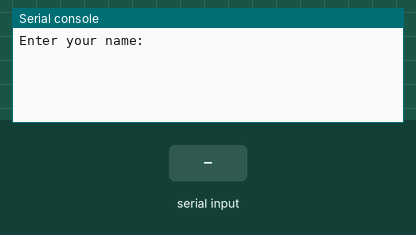
This program was run on a simulated BBC micro:bit running MicroPython. Shown: the last lines printed to the serial console. The inputs (shaded band) are chosen by the test bench. At 6.8 s the program stops and its outputs stay as they are.

Above: at 2.2 s.
2.3 s: "5" typed at the serial console, then Enter
At 3.4 s:
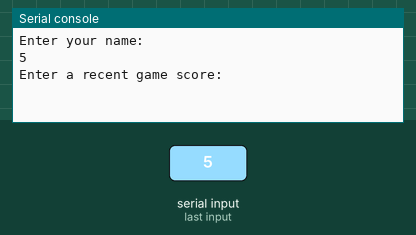
3.8 s: "90" typed at the serial console, then Enter
At 4.5 s:
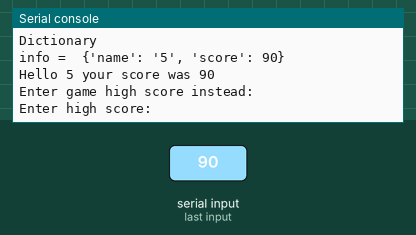
5.3 s: "200" typed at the serial console, then Enter
At 5.6 s:
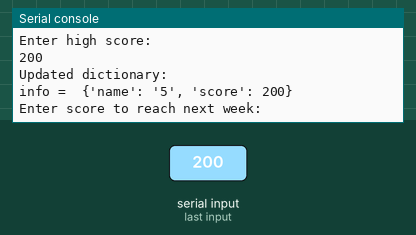
6.8 s: "1" typed at the serial console, then Enter
At 8.0 s:
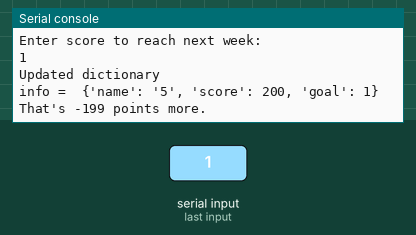
Timing chart, 0 to 8.3 s (numbered marks = the images above; inputs shaded):
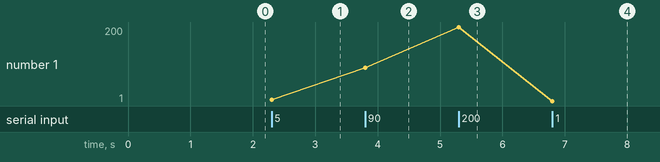

Measured:
- after the input at 2.3 s, the serial console: prints a new line at once (image 1)
- after the input at 3.8 s, the serial console: prints a new line at once (image 2)
- after the input at 5.3 s, the serial console: prints a new line at once (image 3)
- after the input at 6.8 s, the serial console: prints a new line at once (image 4)
- plotted number 1: 5 → 90 after the input at 3.8 s, 90 → 200 after the input at 5.3 s, 200 → 1 after the input at 6.8 s

The program:

dictPrimer.py
```python
# dictPrimer.py
from microbit import *

sleep(1000)

string = input("Enter your name: ")

text = input("Enter a recent game score: ")
value = int(text)

info = {   }

info['name'] = string
info['score'] = value

print("Dictionary")
print("info = ", info)

name_val = info['name']
text = info['score']
score_val = int(text)

print("Hello", name_val, "your score was", score_val)

print("Enter game high score instead: ")
text = input("Enter high score: ")
value = int(text)

info['score'] = value

print("Updated dictionary: ")
print("info = ", info)

text = input("Enter score to reach next week: ")
value = int(text)

info['goal'] = value

print("Updated dictionary")
print("info = ", info)

text = info['score']
score = int(text)

text = info['goal']
score_goal = int(text)

difference = score_goal - score

print("That's", difference, "points more.")
```
